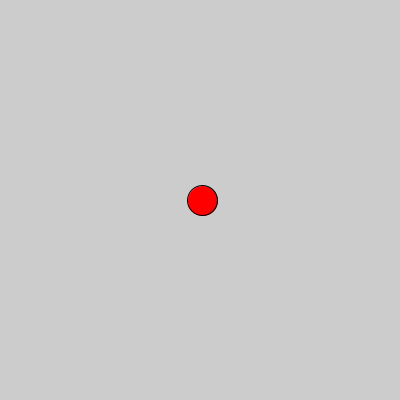
Frame 1 (no input)
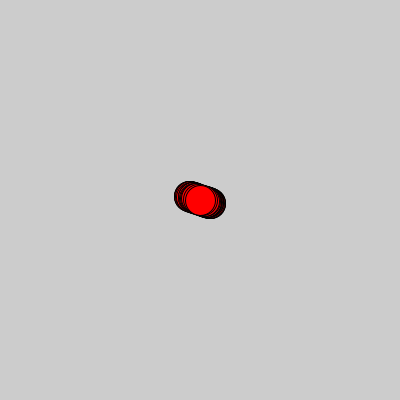
Frame 60 (the mouse pressed at the canvas centre just before this capture)
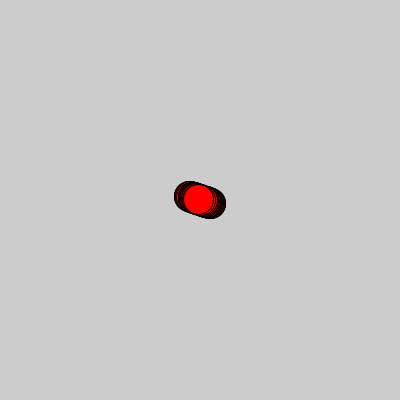
Frame 120 (the mouse held since frame 60 and released just before this capture)

The Processing sketch that drew these frames (run headless with seeded random() and noise(); from frame 60 on, the mouse is pressed at the canvas centre):

// Processing sketch: Ball_05_Moveto_accelerated
// ── Ball_05_Moveto_accelerated.pde

// Wert, der in jedem Loop dazugezählt wird. 
// km/h ist bei uns Pixel/Frame...
PVector velocity=new PVector(3, 1);
PVector position =new PVector(0,0);
PVector target =new PVector(0,0);
float maxAcceleration=0.5;
float drag=0.99;


void setup() {
  size(400, 400);
  smooth();
  
  position.set(width/2,height/2);
  target.set(width/2,height/2);
    println(target);

}

void draw() {
  //background(255);
  move();
  display();
}

void move() {
  //-> bewege den Ball
  PVector acceleration=new PVector();
  acceleration.set(target);
  acceleration.sub(position);  
  acceleration.limit(maxAcceleration);
  velocity.add(acceleration);
  velocity.mult(drag);
  position.add(velocity);
}



void mouseClicked() {
  target.set(mouseX,mouseY);
}


void display() {
  //-> zeichne den Ball
  fill(255, 0, 0);
  pushMatrix();
  translate(position.x,position.y);
  ellipse(0,0, 30, 30);
  popMatrix();
};
